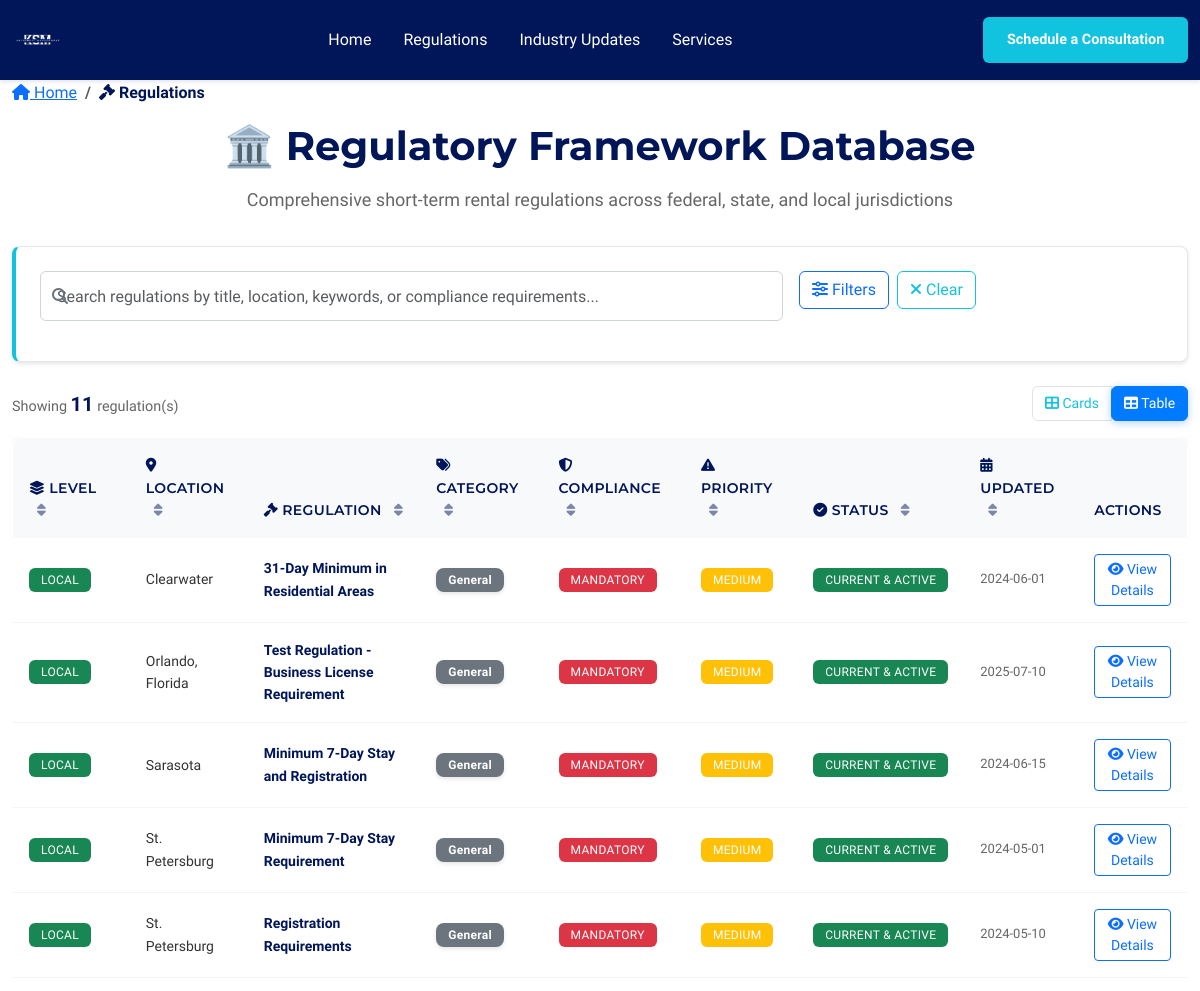
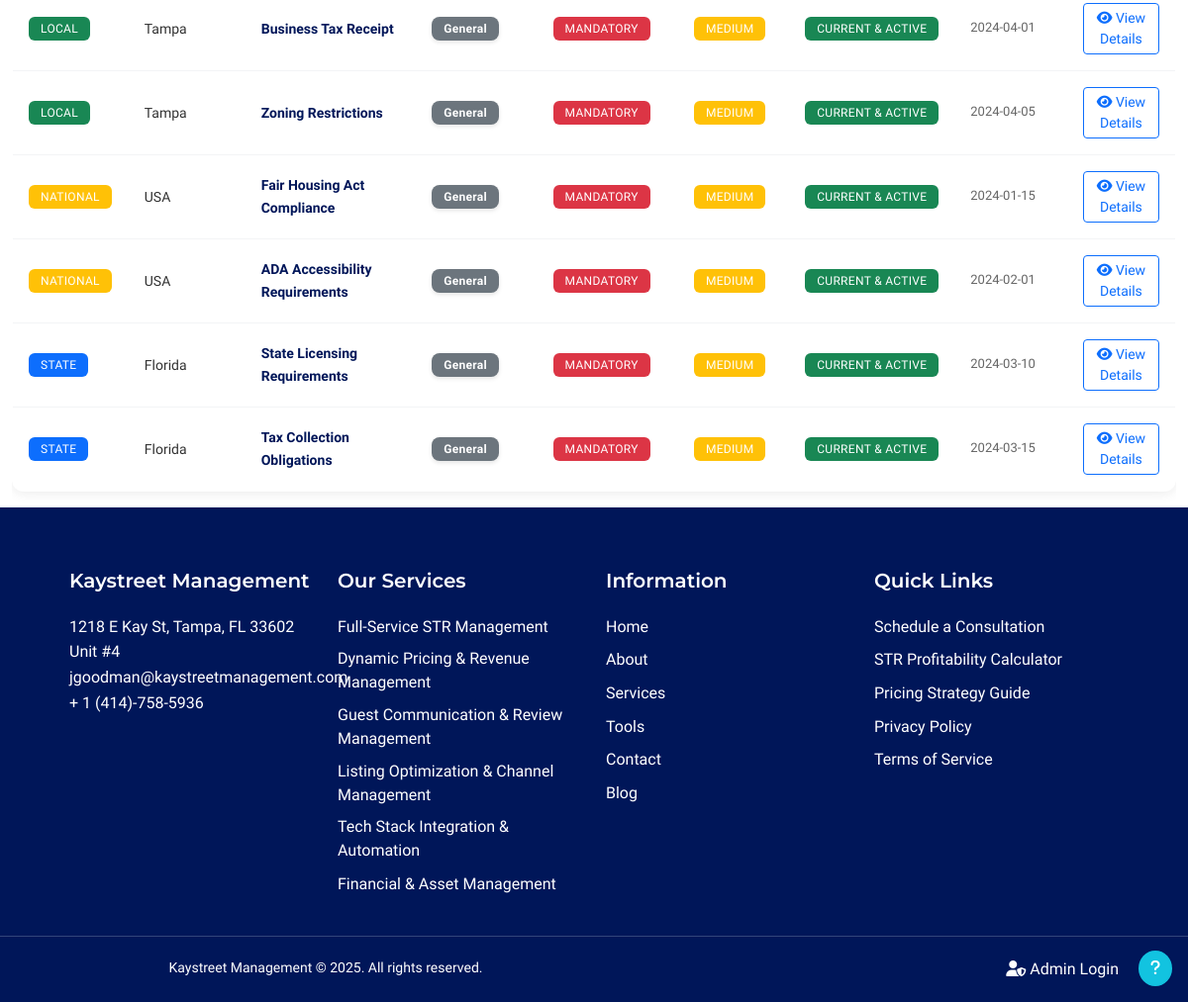
The page /regulations on the database its author committed (2 pictures, top to bottom).
### models.py (models this page shows, shortened)
class Regulation(db.Model):
    __tablename__ = 'regulations'
    id = db.Column(db.Integer, primary_key=True)
    jurisdiction_level = db.Column(db.String(20), nullable=False)  # National, State, Local
    location = db.Column(db.String(100), nullable=False)  # USA, Florida, Tampa, etc.
    title = db.Column(db.String(200), nullable=False)
    key_requirements = db.Column(db.Text, nullable=False)
    compliance_level = db.Column(db.String(20), nullable=False, default='Mandatory')  # Mandatory, Recommended, Optional
    property_types = db.Column(db.String(200))  # Comma-separated: Residential, Commercial, Mixed-use
    status = db.Column(db.String(20), default='Current & Active')  # Current & Active, Upcoming, Expired
    category = db.Column(db.String(50), nullable=False, default='General')  # Zoning, Registration, Tax, Licensing
    priority = db.Column(db.String(10), default='Medium')  # High, Medium, Low
    related_keywords = db.Column(db.Text)  # Comma-separated tags
    compliance_checklist = db.Column(db.Text)  # JSON or structured text
    local_authority_contact = db.Column(db.Text)  # Contact details for local authorities
    last_updated = db.Column(db.DateTime, default=datetime.utcnow)
    created_at = db.Column(db.DateTime, default=datetime.utcnow)
    updated_at = db.Column(db.DateTime, default=datetime.utcnow, onupdate=datetime.utcnow)
    property_type = db.Column(db.String(50), nullable=True)  # Legacy field - will migrate to property_types
    effective_date = db.Column(db.Date, nullable=True)  # When regulation becomes effective
    expiry_date = db.Column(db.Date, nullable=True)  # When regulation expires (if applicable)
    keywords = db.Column(db.Text, nullable=True)  # Legacy field - will migrate to related_keywords

### app/blueprints/main.py (the view)
@main_bp.route('/regulations')
def regulations():
    try:
        filters = {
            'jurisdiction': request.args.get('jurisdiction', '').strip(),
            'location': request.args.get('location', '').strip(),
            'category': request.args.get('category', '').strip(),
            'search': request.args.get('search', '').strip()
        }
        regulations = RegulationService.get_filtered_regulations(filters)
        filter_options = RegulationService.get_filter_options()
        saved_searches = RegulationService.get_public_saved_searches()
        return render_template('regulations.html',
                             regulations=regulations,
                             all_jurisdictions=filter_options['jurisdictions'],
                             all_locations=filter_options['locations'],
                             all_categories=filter_options['categories'],
                             current_jurisdiction=filters['jurisdiction'],
                             current_location=filters['location'],
                             current_category=filters['category'],
                             current_search=filters['search'],
                             saved_searches=saved_searches)
    except Exception as e:
        logger.error(f"Error loading regulations: {str(e)}", exc_info=True)
        flash('Error loading regulations. Please try again later.', 'error')
        return render_template('regulations.html',
                             regulations=[],
                             all_jurisdictions=[],
                             all_locations=[],
                             all_categories=[],
                             current_jurisdiction='',
                             current_location='',
                             current_category='',
                             current_search='',
                             saved_searches=[])

### templates/regulations.html (shortened to what this page needs)
{% extends "base.html" %}
{% block content %}
<div class="container-fluid">
    <nav aria-label="breadcrumb" class="mb-3">
        <ol class="breadcrumb">
            <li class="breadcrumb-item">
                <a href="{{ url_for('main.index') }}"><i class="fas fa-home"></i> Home</a>
            </li>
            <li class="breadcrumb-item active" aria-current="page">
                <i class="fas fa-gavel"></i> Regulations
            </li>
        </ol>
    </nav>
    <div class="text-center mb-4">
        <h1 class="regulations-title">🏛️ Regulatory Framework Database</h1>
        <p class="regulations-subtitle text-muted">
            Comprehensive short-term rental regulations across federal, state, and local jurisdictions
        </p>
    </div>
    <div class="regulations-filter-section mb-4">
        <div class="filter-card">
            <div class="filter-body">
                <div class="row g-3 mb-3">
                    <div class="col-lg-8">
                        <div class="position-relative">
                            <input type="text"
                                   class="form-control regulations-search-input"
                                   id="searchInput"
                                   placeholder="Search regulations by title, location, keywords, or compliance requirements..."
                                   value="{{ current_search }}"
                                   autocomplete="off">
                        </div>
                    </div>
                    <div class="col-lg-4">
                        <div class="d-flex gap-2">
                            <button class="btn btn-outline-primary" onclick="toggleAdvancedFilters()">
                                <i class="fas fa-sliders-h"></i> Filters
                            </button>
                            <button class="btn btn-outline-secondary" id="clearFiltersBtn" onclick="clearAllFilters()">
                                <i class="fas fa-times"></i> Clear
                            </button>
                        </div>
                    </div>
                </div>
            </div>
        </div>
    </div>
    <div class="d-flex justify-content-between align-items-center mb-3">
        <div class="results-count">
            <span class="text-muted">Showing</span>
            <strong id="resultCount">{{ regulations|length }}</strong>
            <span class="text-muted">regulation(s)</span>
        </div>
        <div class="view-options">
            <div class="btn-group btn-group-sm" role="group">
                <button type="button" class="btn btn-outline-secondary" data-view="cards" id="cardsViewBtn">
                    <i class="fas fa-th-large"></i> Cards
                </button>
                <button type="button" class="btn btn-outline-secondary active" data-view="table" id="tableViewBtn">
                    <i class="fas fa-table"></i> Table
                </button>
            </div>
        </div>
    </div>
    <div class="regulations-container" id="regulationsContainer">
        <div class="table-view" id="tableView">
            <div class="table-responsive">
                <table class="table table-hover regulations-table" id="regulationsTable">
                    <thead class="table-light">
                        <tr>
                            <th class="sortable" data-sort="jurisdiction_level">
                                <i class="fas fa-layer-group"></i> Level
                                <i class="fas fa-sort sort-icon"></i>
                            </th>
                            <th class="sortable" data-sort="location">
                                <i class="fas fa-map-marker-alt"></i> Location
                                <i class="fas fa-sort sort-icon"></i>
                            </th>
                            <th class="sortable" data-sort="title">
                                <i class="fas fa-gavel"></i> Regulation
                                <i class="fas fa-sort sort-icon"></i>
                            </th>
                            <th class="sortable" data-sort="category">
                                <i class="fas fa-tags"></i> Category
                                <i class="fas fa-sort sort-icon"></i>
                            </th>
                            <th class="sortable" data-sort="compliance_level">
                                <i class="fas fa-shield-alt"></i> Compliance
                                <i class="fas fa-sort sort-icon"></i>
                            </th>
                            <th class="sortable" data-sort="priority">
                                <i class="fas fa-exclamation-triangle"></i> Priority
                                <i class="fas fa-sort sort-icon"></i>
                            </th>
                            <th class="sortable" data-sort="status">
                                <i class="fas fa-check-circle"></i> Status
                                <i class="fas fa-sort sort-icon"></i>
                            </th>
                            <th class="sortable" data-sort="last_updated">
                                <i class="fas fa-calendar-alt"></i> Updated
                                <i class="fas fa-sort sort-icon"></i>
                            </th>
                            <th>Actions</th>
                        </tr>
                    </thead>
                    <tbody id="regulationsTableBody">
                        {% for regulation in regulations %}
                        <tr class="regulation-row" data-regulation-id="{{ regulation.id }}">
                            <td>
                                <span class="badge bg-{{ 'success' if regulation.jurisdiction_level == 'Local' else 'primary' if regulation.jurisdiction_level == 'State' else 'warning' }}">
                                    {{ regulation.jurisdiction_level }}
                                </span>
                            </td>
                            <td class="location-cell">{{ regulation.location }}</td>
                            <td class="title-cell">
                                <a href="{{ url_for('main.regulation_detail', regulation_id=regulation.id) }}"
                                   class="regulation-title-link text-decoration-none">
                                    {{ regulation.title }}
                                </a>
                            </td>
                            <td>
                                <span class="badge category-badge category-{{ regulation.category.lower().replace(' ', '-') }}">
                                    {{ regulation.category }}
                                </span>
                            </td>
                            <td>
                                <span class="badge bg-{{ 'danger' if regulation.compliance_level == 'Mandatory' else 'warning' if regulation.compliance_level == 'Recommended' else 'info' }}">
                                    {{ regulation.compliance_level or 'Not Set' }}
                                </span>
                            </td>
                            <td>
                                <span class="badge bg-{{ 'danger' if regulation.priority == 'High' else 'warning' if regulation.priority == 'Medium' else 'secondary' }}">
                                    {{ regulation.priority or 'Not Set' }}
                                </span>
                            </td>
                            <td>
                                <span class="badge bg-{{ 'success' if regulation.status == 'Current & Active' else 'info' if regulation.status == 'Upcoming' else 'secondary' }}">
                                    {{ regulation.status or 'Unknown' }}
                                </span>
                            </td>
                            <td class="date-cell">
                                {{ regulation.last_updated.strftime('%Y-%m-%d') if regulation.last_updated else 'N/A' }}
                            </td>
                            <td>
                                <a href="{{ url_for('main.regulation_detail', regulation_id=regulation.id) }}"
                                   class="btn btn-sm btn-outline-primary">
                                    <i class="fas fa-eye"></i> View Details
                                </a>
                            </td>
                        </tr>
                        {% endfor %}
                    </tbody>
                </table>
            </div>
        </div>
    </div>
</div>
<div class="position-fixed bottom-0 end-0 p-3" style="z-index: 1000;">
    <button class="btn btn-primary rounded-circle" data-bs-toggle="modal" data-bs-target="#helpModal" title="Help">
        <i class="fas fa-question"></i>
    </button>
</div>
{% endblock %}

### rows shown on the page
Regulation: jurisdiction_level "LOCAL", location "Clearwater", title "31-Day Minimum in Residential Areas", category "General", compliance_level "MANDATORY", priority "MEDIUM", status "CURRENT & ACTIVE", last_updated "2024-06-01"
Regulation: jurisdiction_level "LOCAL", location "Orlando, Florida", title "Test Regulation - Business License Requirement", category "General", compliance_level "MANDATORY", priority "MEDIUM", status "CURRENT & ACTIVE", last_updated "2025-07-10"
Regulation: jurisdiction_level "LOCAL", location "Sarasota", title "Minimum 7-Day Stay and Registration", category "General", compliance_level "MANDATORY", priority "MEDIUM", status "CURRENT & ACTIVE", last_updated "2024-06-15"
Regulation: jurisdiction_level "LOCAL", location "St. Petersburg", title "Minimum 7-Day Stay Requirement", category "General", compliance_level "MANDATORY", priority "MEDIUM", status "CURRENT & ACTIVE", last_updated "2024-05-01"
Regulation: jurisdiction_level "LOCAL", location "St. Petersburg", title "Registration Requirements", category "General", compliance_level "MANDATORY", priority "MEDIUM", status "CURRENT & ACTIVE", last_updated "2024-05-10"
Regulation: jurisdiction_level "LOCAL", location "Tampa", title "Business Tax Receipt", category "General", compliance_level "MANDATORY", priority "MEDIUM", status "CURRENT & ACTIVE", last_updated "2024-04-01"
Regulation: jurisdiction_level "LOCAL", location "Tampa", title "Zoning Restrictions", category "General", compliance_level "MANDATORY", priority "MEDIUM", status "CURRENT & ACTIVE", last_updated "2024-04-05"
Regulation: jurisdiction_level "NATIONAL", location "USA", title "Fair Housing Act Compliance", category "General", compliance_level "MANDATORY", priority "MEDIUM", status "CURRENT & ACTIVE", last_updated "2024-01-15"
Regulation: jurisdiction_level "NATIONAL", location "USA", title "ADA Accessibility Requirements", category "General", compliance_level "MANDATORY", priority "MEDIUM", status "CURRENT & ACTIVE", last_updated "2024-02-01"
Regulation: jurisdiction_level "STATE", location "Florida", title "State Licensing Requirements", category "General", compliance_level "MANDATORY", priority "MEDIUM", status "CURRENT & ACTIVE", last_updated "2024-03-10"
Regulation: jurisdiction_level "STATE", location "Florida", title "Tax Collection Obligations", category "General", compliance_level "MANDATORY", priority "MEDIUM", status "CURRENT & ACTIVE", last_updated "2024-03-15"

### other values the page prints
{{ regulations|length }} "11"
